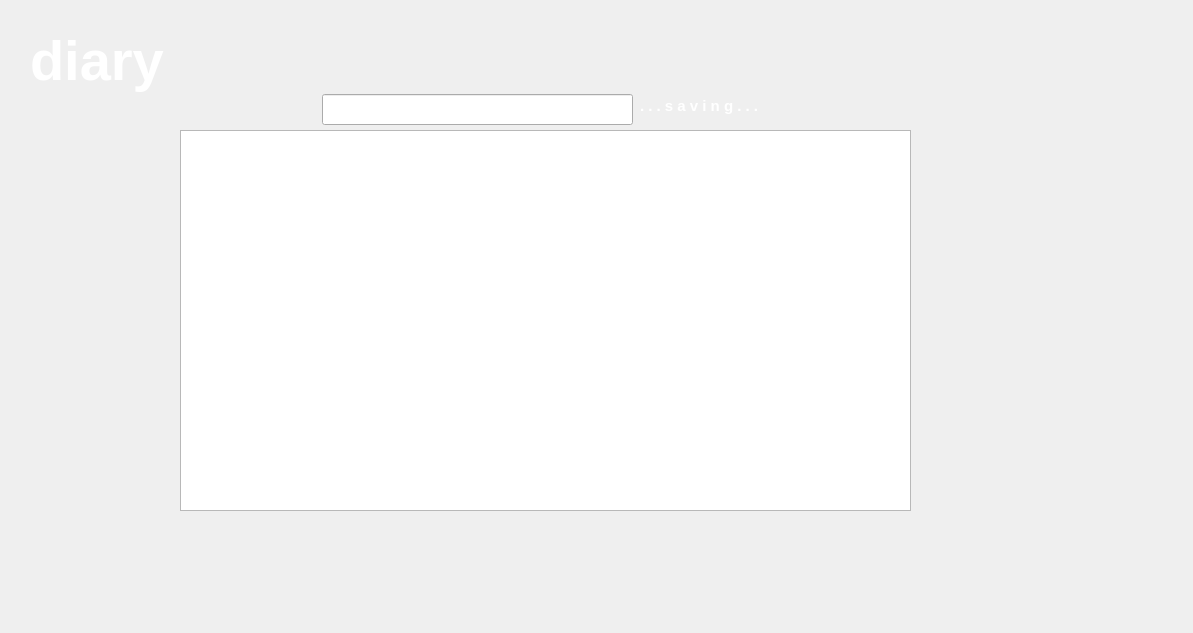
      <widget class="QWidget" name="diary_text_page">
       <widget class="ButtonQLabel" name="diary_text_title">
        <property name="enabled">
         <bool>true</bool>
        </property>
        <property name="geometry">
         <rect>
          <x>30</x>
          <y>0</y>
          <width>401</width>
          <height>121</height>
         </rect>
        </property>
        <property name="palette">
         <palette>
          <active>
           <colorrole role="WindowText">
            <brush brushstyle="SolidPattern">
             <color alpha="255">
              <red>255</red>
              <green>255</green>
              <blue>255</blue>
             </color>
            </brush>
           </colorrole>
           <colorrole role="Text">
            <brush brushstyle="SolidPattern">
             <color alpha="255">
              <red>255</red>
              <green>255</green>
              <blue>255</blue>
             </color>
            </brush>
           </colorrole>
           <colorrole role="ButtonText">
            <brush brushstyle="SolidPattern">
             <color alpha="255">
              <red>255</red>
              <green>255</green>
              <blue>255</blue>
             </color>
            </brush>
           </colorrole>
          </active>
          <inactive>
           <colorrole role="WindowText">
            <brush brushstyle="SolidPattern">
             <color alpha="255">
              <red>255</red>
              <green>255</green>
              <blue>255</blue>
             </color>
            </brush>
           </colorrole>
           <colorrole role="Text">
            <brush brushstyle="SolidPattern">
             <color alpha="255">
              <red>255</red>
              <green>255</green>
              <blue>255</blue>
             </color>
            </brush>
           </colorrole>
           <colorrole role="ButtonText">
            <brush brushstyle="SolidPattern">
             <color alpha="255">
              <red>255</red>
              <green>255</green>
              <blue>255</blue>
             </color>
            </brush>
           </colorrole>
          </inactive>
          <disabled>
           <colorrole role="WindowText">
            <brush brushstyle="SolidPattern">
             <color alpha="255">
              <red>127</red>
              <green>88</green>
              <blue>110</blue>
             </color>
            </brush>
           </colorrole>
           <colorrole role="Text">
            <brush brushstyle="SolidPattern">
             <color alpha="255">
              <red>127</red>
              <green>88</green>
              <blue>110</blue>
             </color>
            </brush>
           </colorrole>
           <colorrole role="ButtonText">
            <brush brushstyle="SolidPattern">
             <color alpha="255">
              <red>127</red>
              <green>88</green>
              <blue>110</blue>
             </color>
            </brush>
           </colorrole>
          </disabled>
         </palette>
        </property>
        <property name="font">
         <font>
          <pointsize>42</pointsize>
          <weight>75</weight>
          <bold>true</bold>
          <kerning>true</kerning>
         </font>
        </property>
        <property name="text">
         <string>diary</string>
        </property>
       </widget>
       <widget class="HomeButtonQLabel" name="diary_text_home_button">
        <property name="geometry">
         <rect>
          <x>10</x>
          <y>530</y>
          <width>60</width>
          <height>60</height>
         </rect>
        </property>
        <property name="text">
         <string/>
        </property>
        <property name="pixmap">
         <pixmap>../Media/home.png</pixmap>
        </property>
        <property name="scaledContents">
         <bool>true</bool>
        </property>
       </widget>
       <widget class="QTextEdit" name="diary_text_main">
        <property name="geometry">
         <rect>
          <x>180</x>
          <y>130</y>
          <width>731</width>
          <height>381</height>
         </rect>
        </property>
       </widget>
       <widget class="QLineEdit" name="diary_text_name">
        <property name="geometry">
         <rect>
          <x>322</x>
          <y>94</y>
          <width>311</width>
          <height>31</height>
         </rect>
        </property>
       </widget>
       <widget class="ButtonQLabel" name="diary_save_button">
        <property name="enabled">
         <bool>true</bool>
        </property>
        <property name="geometry">
         <rect>
          <x>810</x>
          <y>70</y>
          <width>100</width>
          <height>50</height>
         </rect>
        </property>
        <property name="font">
         <font>
          <pointsize>20</pointsize>
          <weight>50</weight>
          <italic>false</italic>
          <bold>false</bold>
          <underline>false</underline>
         </font>
        </property>
        <property name="statusTip">
         <string/>
        </property>
        <property name="autoFillBackground">
         <bool>false</bool>
        </property>
        <property name="frameShape">
         <enum>QFrame::NoFrame</enum>
        </property>
        <property name="frameShadow">
         <enum>QFrame::Sunken</enum>
        </property>
        <property name="lineWidth">
         <number>5</number>
        </property>
        <property name="text">
         <string/>
        </property>
        <property name="pixmap">
         <pixmap>../Media/buttons/save_button.png</pixmap>
        </property>
        <property name="scaledContents">
         <bool>true</bool>
        </property>
       </widget>
       <widget class="QLabel" name="diary_saving_status">
        <property name="enabled">
         <bool>true</bool>
        </property>
        <property name="geometry">
         <rect>
          <x>640</x>
          <y>80</y>
          <width>201</width>
          <height>51</height>
         </rect>
        </property>
        <property name="palette">
         <palette>
          <active>
           <colorrole role="WindowText">
            <brush brushstyle="SolidPattern">
             <color alpha="255">
              <red>255</red>
              <green>255</green>
              <blue>255</blue>
             </color>
            </brush>
           </colorrole>
          </active>
          <inactive>
           <colorrole role="WindowText">
            <brush brushstyle="SolidPattern">
             <color alpha="255">
              <red>255</red>
              <green>255</green>
              <blue>255</blue>
             </color>
            </brush>
           </colorrole>
          </inactive>
          <disabled>
           <colorrole role="WindowText">
            <brush brushstyle="SolidPattern">
             <color alpha="255">
              <red>127</red>
              <green>88</green>
              <blue>110</blue>
             </color>
            </brush>
           </colorrole>
          </disabled>
         </palette>
        </property>
        <property name="font">
         <font>
          <pointsize>11</pointsize>
          <weight>75</weight>
          <bold>true</bold>
         </font>
        </property>
        <property name="text">
         <string>. . . s a v i n g . . .</string>
        </property>
       </widget>
       <widget class="QLabel" name="diary_background_2">
        <property name="geometry">
         <rect>
          <x>0</x>
          <y>0</y>
          <width>1184</width>
          <height>624</height>
         </rect>
        </property>
        <property name="text">
         <string/>
        </property>
        <property name="pixmap">
         <pixmap>../Media/diary/diary_background_2.png</pixmap>
        </property>
        <property name="scaledContents">
         <bool>true</bool>
        </property>
       </widget>
       <zorder>diary_background_2</zorder>
       <zorder>diary_text_title</zorder>
       <zorder>diary_text_home_button</zorder>
       <zorder>diary_text_main</zorder>
       <zorder>diary_text_name</zorder>
       <zorder>diary_save_button</zorder>
       <zorder>diary_saving_status</zorder>
      </widget>
